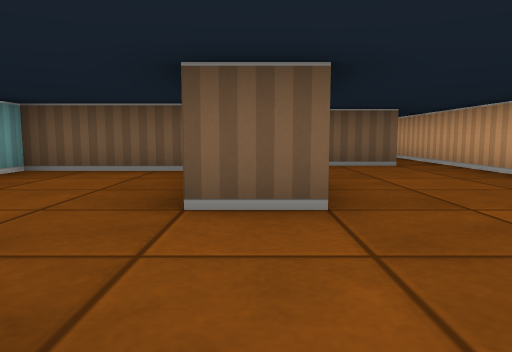
[1] (above)

17 first-person views from a walk through a cub3D maze. The camera is about half as high as the walls, tilts 6° down and sees 70° across. The floor is counted in squares. Each view is taken from the middle of a square. On the plan, view 1 faces up. The plan holds only what a view shows up to about 9 squares ahead; the rest is blank. The place goes on beyond the plan.

[2]
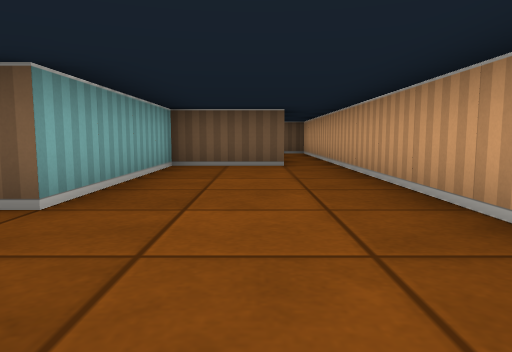

[3]
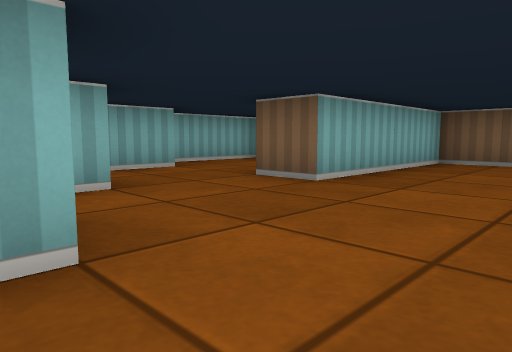

[4]
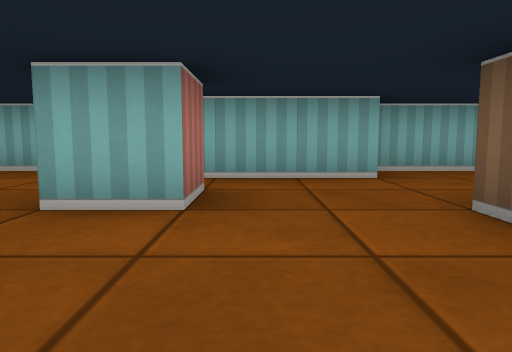

[5]
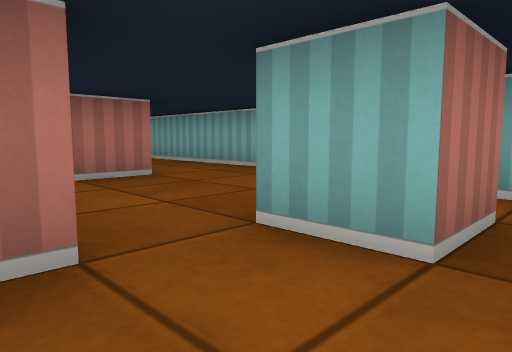

[6]
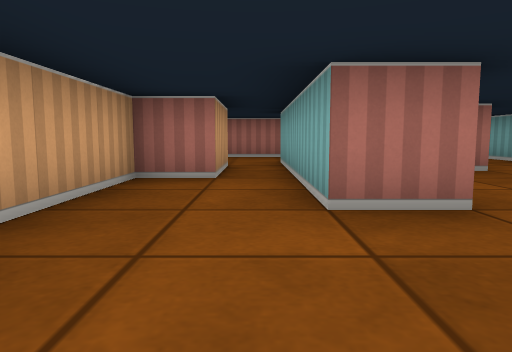

[7]
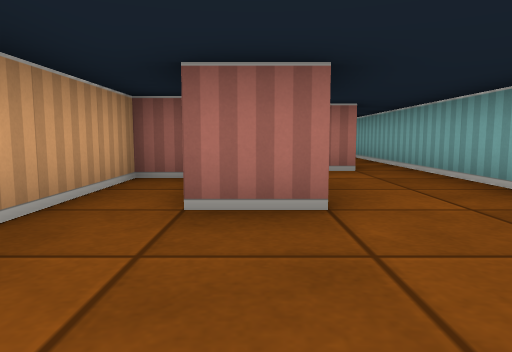

[8]
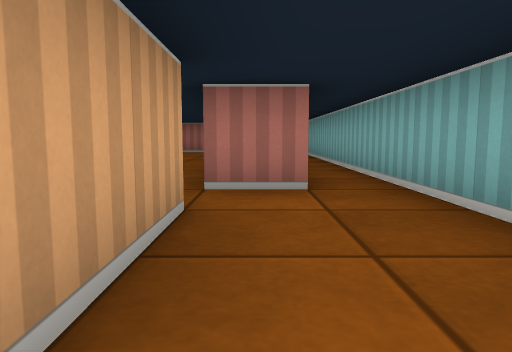

[9]
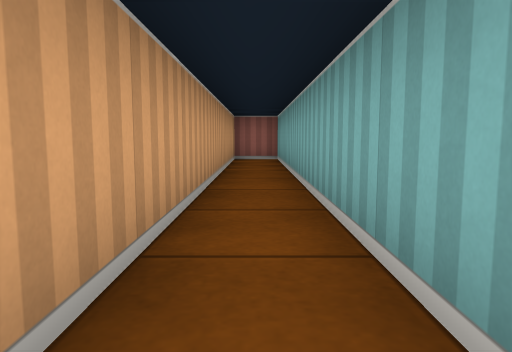

[10]
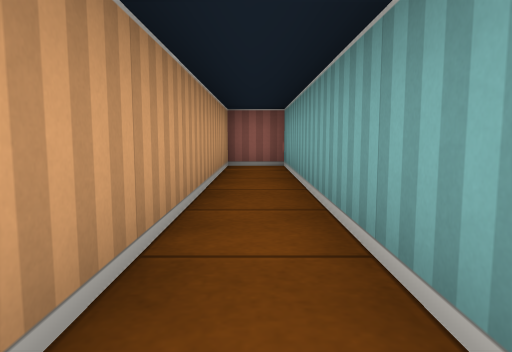

[11]
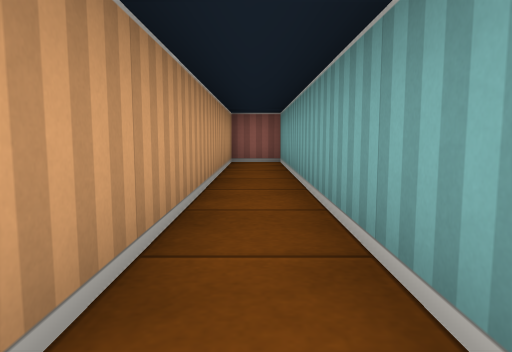

[12]
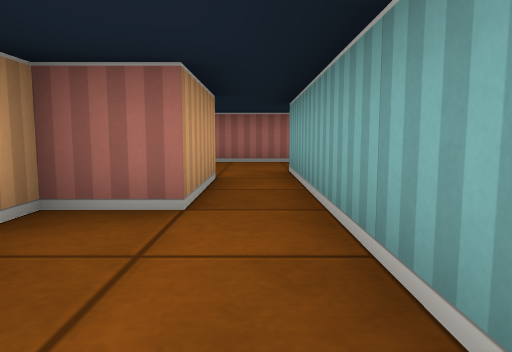

[13]
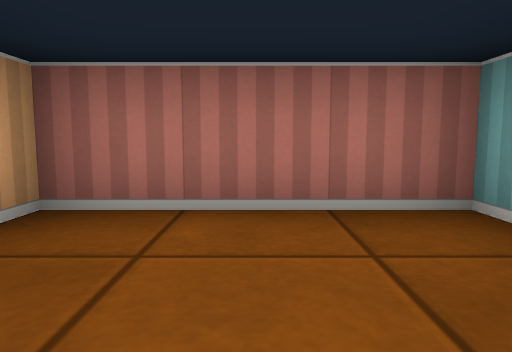

[14]
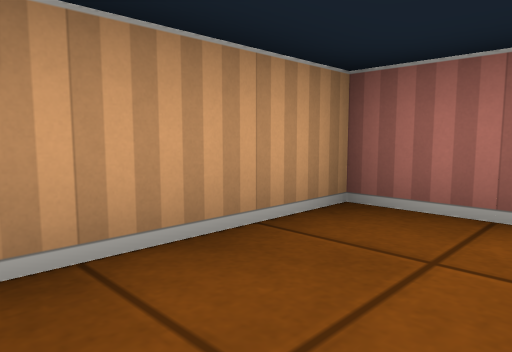

[15]
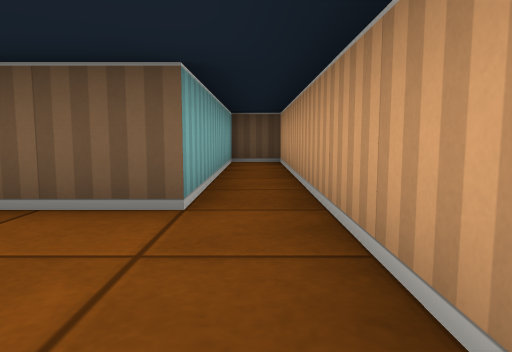

[16]
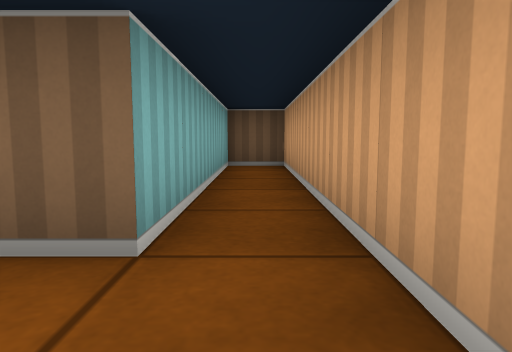

[17]
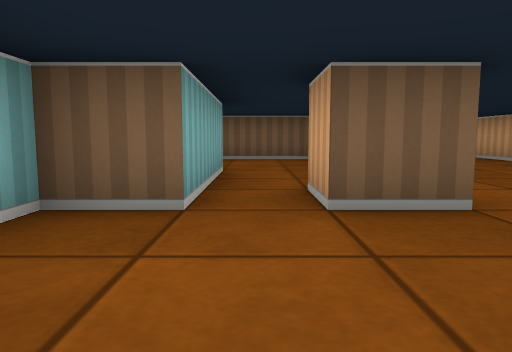

### Floor plan
Points are (right, up) in squares from view 1. A wall is a line through its corners. A room is listed if a view was taken in it or the views show most of it. See-through windows are left out.
Room 1 (views 1, 2, 3, 4, 5, 6, 7, 8, 9, 10, 11, 12, 15, 16, 17)
walls: (0.4, -0.5) (1.5, -0.5) (1.5, -2.5); (-0.5, -0.5) (-1.5, -0.5) (-1.5, 0.5) (-0.5, 0.5) (-0.5, -0.5); (2.5, -2.5) (3.5, -2.5) (3.5, 0); (-2.5, 2.6) (-2.5, -0.5) (-3.5, -0.5) (-3.5, -16.5) (-2.5, -16.5) (-2.5, -8.6); (-0.1, -5.5) (0.5, -5.5) (0.5, -3); (3.5, 2) (3.5, 11.5) (2.5, 11.5) (2.5, 6.5) (0.5, 6.5) (0.5, 2.5) (-0.5, 2.5); (-1.5, -5.5) (-1.5, -3.5) (-0.5, -3.5); (-2.6, -6.5) (-1.5, -6.5); (-0.8, 5.5) (-3.5, 5.5) (-3.5, 2.8)
ways out: opening at (2, -2) to room 2; opening at (-1, -7.5)
Room 2 (views 13, 14)
walls: (2.5, -4.5) (2.5, -2.5); (0.5, -7) (0.5, -7.5) (3.5, -7.5) (3.5, -5.1); (1.5, -2.5) (1.5, -5.5)
ways out: opening at (2, -2) to room 1

Where each view was taken, in squares from view 1:
view 1: 0 up, 0 right, facing up
view 2: 0 up, 2 right, facing up
view 3: 1 down, 3 right, facing up-left
view 4: 1 up, 2 right, facing left
view 5: 1 up, 1 right, facing down-left
view 6: 2 up, 2 right, facing down
view 7: 1 down, 1 left, facing down
view 8: 3 down, 2 left, facing down
view 9: 8 down, 3 left, facing down
view 10: 10 down, 3 left, facing down
view 11: 9 down, 3 left, facing down
view 12: 0 up, 2 right, facing down
view 13: 5 down, 2 right, facing down
view 14: 5 down, 2 right, facing down-right
view 15: 4 up, 3 right, facing up
view 16: 5 up, 3 right, facing up
view 17: 3 down, 2 left, facing up
